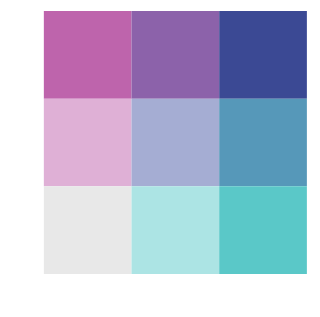

Write the Vega-Lite specification saved for this chart.
### Vega-Lite specification from a JSON file in a GitHub repository (floating-point values rounded to 4 significant figures)
{"$schema": "https://vega.github.io/schema/vega-lite/v5.json", "data": {"values": [{"Social Mobility Score →": "A", "Home Ownership Rate →": "A", "color": "3", "Classification": "High Social Mobility, Low Home Ownership Rate"}, {"Social Mobility Score →": "A", "Home Ownership Rate →": "B", "color": "6", "Classification": "High Social Mobility, Average Home Ownership Rate"}, {"Social Mobility Score →": "A", "Home Ownership Rate →": "C", "color": "9", "Classification": "High Social Mobility, High Home Ownership Rate"}, {"Social Mobility Score →": "B", "Home Ownership Rate →": "A", "color": "2", "Classification": "Average Social Mobility, Low Home Ownership Rate"}, {"Social Mobility Score →": "B", "Home Ownership Rate →": "B", "color": "5", "Classification": "Average Social Mobility, Average Home Ownership Rate"}, {"Social Mobility Score →": "B", "Home Ownership Rate →": "C", "color": "8", "Classification": "Average Social Mobility, High Home Ownership Rate"}, {"Social Mobility Score →": "C", "Home Ownership Rate →": "A", "color": "1", "Classification": "Poor Social Mobility, Low Home Ownership Rate"}, {"Social Mobility Score →": "C", "Home Ownership Rate →": "B", "color": "4", "Classification": "Poor Social Mobility, Average Home Ownership Rate"}, {"Social Mobility Score →": "C", "Home Ownership Rate →": "C", "color": "7", "Classification": "Poor Social Mobility, High Home Ownership Rate"}]}, "mark": {"type": "rect"}, "config": {"background": "transparent", "view": {"stroke": "transparent"}}, "height": 120, "width": 120, "encoding": {"y": {"field": "Social Mobility Score →", "type": "nominal", "axis": {"domainColor": "transparent", "labels": false, "ticks": false, "titleColor": "white"}}, "x": {"field": "Home Ownership Rate →", "type": "nominal", "axis": {"domainColor": "transparent", "labels": false, "ticks": false, "titleColor": "white"}}, "color": {"legend": null, "type": "nominal", "field": "color", "scale": {"range": ["#e8e8e8", "#dfb0d6", "#be64ac", "#ace4e4", "#a5add3", "#8c62aa", "#5ac8c8", "#5698b9", "#3b4994"]}}, "tooltip": [{"field": "Classification", "type": "nominal", "title": "Interpretation"}]}}
